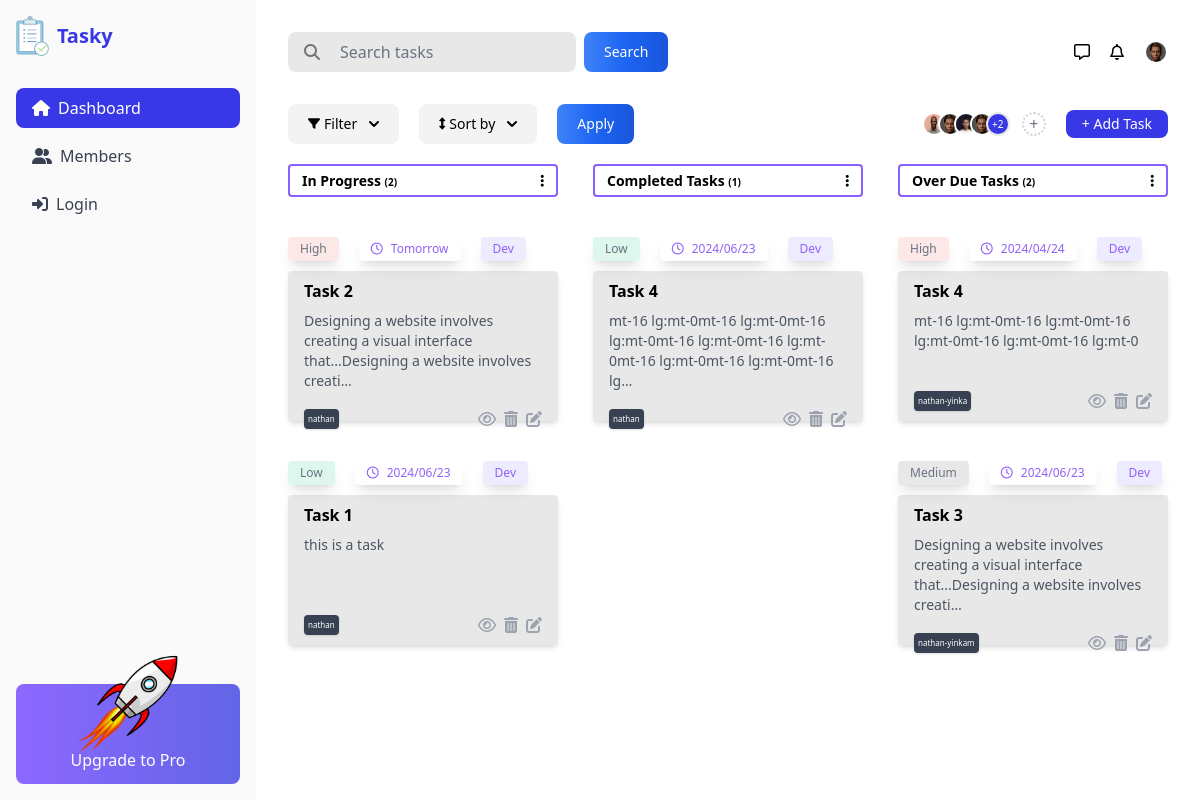
Before: / with the older database file.
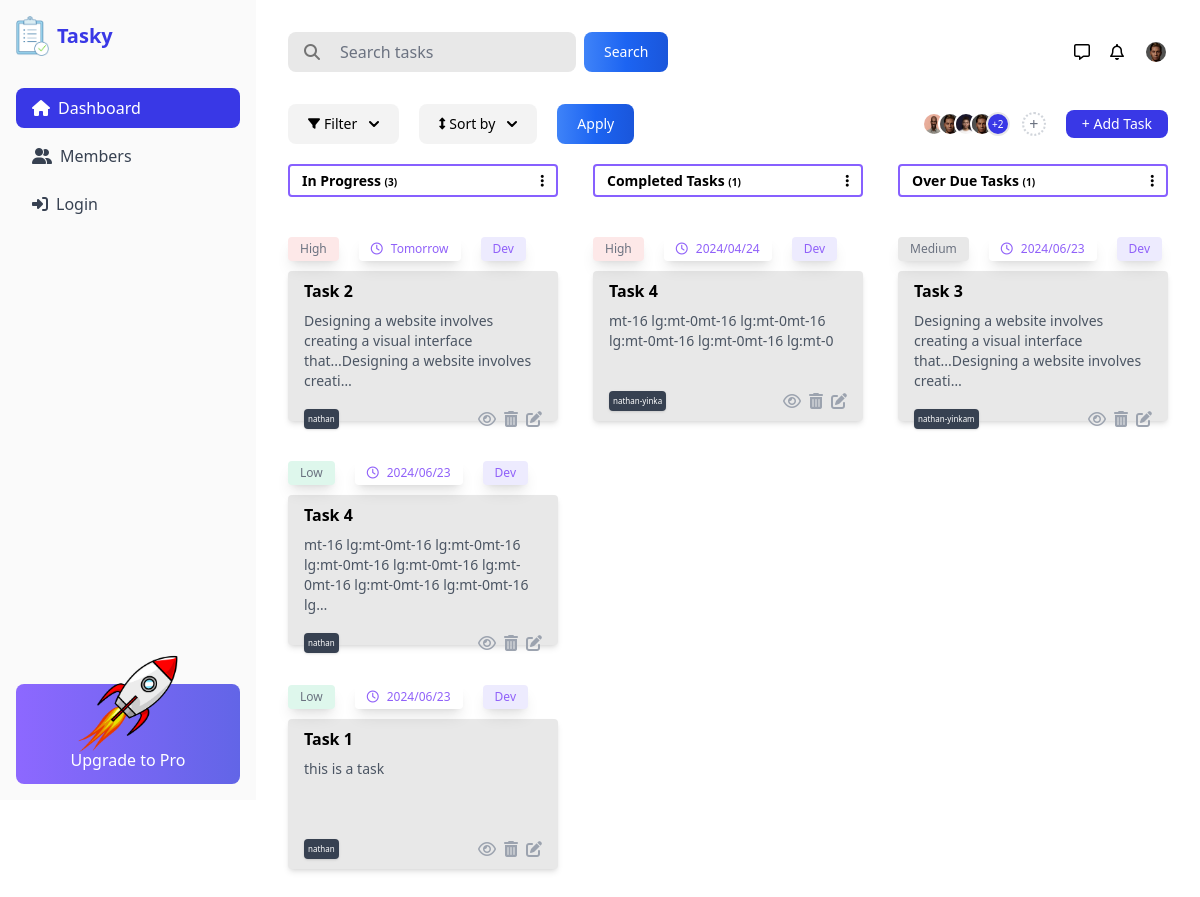
After: the same page with the newer database file.
### task/models.py (models this page shows, shortened)
class Task(models.Model):
    STATUS_CHOICES = [
        ('In Progress', 'In Progress'),
        ('Completed', 'Completed'),
        ('Overdue', 'Overdue'),
        ]
    PRIORITY_CHOICES = [
        ('Low', 'Low'),
        ('Medium', 'Medium'),
        ('High', 'High'),
    ]
    title = models.CharField(max_length=200)
    description = models.TextField()
    status = models.CharField(max_length=20, choices=STATUS_CHOICES)
    priority = models.CharField(max_length=20, choices=PRIORITY_CHOICES)
    due_date = models.DateTimeField()
    category = models.CharField(max_length=100)
    assigned_to = models.ForeignKey(User, on_delete=models.CASCADE, related_name="tasks")
    objects = TaskManager()
    def get_formatted_due_date(self):
        now = datetime.now()
        tomorrow = now + timedelta(days=1)
        if self.due_date.date() == now.date():
            return self.due_date.strftime("%I:%M %p")  # Return time alone if due today
        elif self.due_date.date() == tomorrow.date():
            return "Tomorrow"  # Return "Tomorrow" if due tomorrow
        else:
            return self.due_date.strftime("%Y/%m/%d")  # Return full date for other days

### task/views.py (the view)
# urls.py: path("", views.TaskListView.as_view(), name="home"),
class TaskListView(ListView):
    model = Task
    template_name = 'home.html'
    context_object_name = 'tasks'
    def get_context_data(self,*args, **kwargs):
        context = super().get_context_data(*args,**kwargs)
        context["completed_tasks"] = self.get_completed_task()
        context["in_progress_tasks"] = self.get_in_progress_task()
        context["overdue_tasks"] = self.get_overdue_task()
        context["categories"] = self.get_category_list()
        context["form"] = TaskForm()
        return context
    def get_completed_task(self):
        completed_tasks = Task.objects.completed()
        return completed_tasks
    def get_in_progress_task(self):
        in_progress_tasks = Task.objects.in_progress()
        return in_progress_tasks
    def get_overdue_task(self):
        overdued_tasks = Task.objects.overdue()
        return overdued_tasks
    def get_category_list(self):
        categories = Task.objects.annotate(lower_category=Lower('category')).values_list('lower_category', flat=True).distinct()
        return categories

### task/form.py
class TaskForm(forms.ModelForm):
    class Meta:
        model = Task
        fields = ['title', 'description', 'status', 'priority', 'due_date', 'category', 'assigned_to']
        widgets = {
            'due_date': forms.DateTimeInput(attrs={'type': 'datetime-local'}),
        }

### task/models.py (called while the page is built)
    def completed(self):
        return self.filter(status="Completed").order_by_priority()

    def in_progress(self):
        return self.filter(status="In Progress").order_by_priority()

    def overdue(self):
        return self.filter(status="Overdue").order_by_priority()

    def order_by_priority(self):
        priority_order = Case(
            When(priority='Low', then=1),
            When(priority='Medium', then=2),
            When(priority='High', then=3),
            output_field=IntegerField(),
        )
        return self.annotate(priority_order=priority_order).order_by('-priority_order',"-due_date")

    def get_queryset(self):
        return TaskQuerySet(self.model,using=self._db)

    def completed(self):
        return self.get_queryset().completed()

    def in_progress(self):
        return self.get_queryset().in_progress()

    def overdue(self):
        return self.get_queryset().overdue()

### templates/home.html (shortened to what the changed rows need)
{% extends "base.html" %}
{% load static %}
{% load custom_filters %}
{% block content %}
    <div class="flex flex-col lg:flex-row">
      <div class="flex-1 p-4 md:p-8 lg:ms-64">
        <div
          class="flex gap-5 flex-wrap justify-center md:justify-between items-center mb-8"
        >
        <div class="grid grid-cols-1 md:grid-cols-2 lg:grid-cols-3 gap-x-[35px] justify-between">
            <div>
                <div
                  class="flex justify-between items-center gap-1 text-[14px] font-semibold border-2 border-borderColor px-3  py-1 rounded mb-4"
                >
                  <h2>In Progress <span class="text-[10px]" id="in_progress_count_con">({{ in_progress_tasks.count }})</span></h2>
                </div>
                <div id="in_progress_tasks" class="!min-h-[50vh] sortable-list" data-column="In Progress">
                {% for task in in_progress_tasks  %}
                    <div class="mt-10" data-task-id="{{ task.id }}">
                  <div class="flex gap-5 mb-2.5">
                    <span class="text-xs text-gray-500 py-1 px-3 rounded  shadow-lg {{ task.priority|priority_color }} "
                      >{{ task.priority }}</span
                    >
                    <span class="text-xs text-purple-500 py-1 px-3 rounded shadow-lg"
                      ><i class="far fa-clock me-2"></i>{{ task.get_formatted_due_date }}</span
                    >
                    <span
                      class="text-xs bg-purple-100 text-purple-500 py-1 px-3 rounded  shadow-lg"
                      >{{ task.category|title }}</span
                    >
                  </div>
                  <div class="bg-darkGray p-4 rounded shadow-md mb-4 flex flex-col h-[150px] justify-between py-2">
                   <div>
                    <h3 class="font-semibold mb-2">{{ task.title|title }}</h3>
                    <p class="text-sm text-gray-600 mb-4">
                      {{ task.description|truncatechars:100  }}
                    </p>
                   </div>
                   <div class="">
                    <div class="flex items-center justify-between ">
                    <div class="text-[8px] bg-[#374151] p-1 shadow rounded text-white">
                        {{ task.assigned_to.username }}
                    </div>
                        <div class="flex space-x-2">
                          <button class="text-gray-400 hover:text-gray-600">
                            <i class="far fa-eye"></i>
                          </button>
                          <button class="text-gray-400 hover:text-gray-600">
                            <i class="fas fa-trash-alt"></i>
                          </button>
                          <button class="text-gray-400 hover:text-gray-600">
                            <i class="fas fa-edit"></i>
                          </button>
                        </div>
                      </div>
                   </div>
                  </div>
                </div>
                {% empty %}
                <div class="flex justify-center bg-darkGray text-sm rounded mt-10">
                    <p class="text-sm">No Task In progress</p>
                </div>
                {% endfor %}
              </div>
            </div>
          <div>
            <div
              class="flex justify-between items-center gap-1 text-[14px] font-semibold border-2 border-borderColor px-3  py-1 rounded mb-4 mt-16 md:mt-0"
            >
              <h2>Completed Tasks <span class="text-[10px]" id="completed_counnt_con">({{ completed_tasks.count }})</span></h2>
            </div>
            <div id="completed_tasks_con" class="min-h-[50vh] sortable-list" data-column="Completed">
            {% for task in completed_tasks %}
            <div class="mt-10" data-task-id="{{ task.id }}">
              <div class="flex gap-5 mb-2.5">
                <span class="text-xs text-gray-500 py-1 px-3 rounded  shadow-lg {{ task.priority|priority_color }} "
                  >{{ task.priority }}</span
                >
                <span class="text-xs text-purple-500 py-1 px-3 rounded shadow-lg"
                  ><i class="far fa-clock me-2"></i>{{ task.get_formatted_due_date }}</span
                >
                <span
                  class="text-xs bg-purple-100 text-purple-500 py-1 px-3 rounded  shadow-lg"
                  >{{ task.category|title }}</span
                >
              </div>
              <div class="bg-darkGray p-4 rounded shadow-md mb-4 flex flex-col h-[150px] justify-between py-2">
               <div>
                <h3 class="font-semibold mb-2">{{ task.title|title }}</h3>
                <p class="text-sm text-gray-600 mb-4">
                  {{ task.description|truncatechars:100  }}
                </p>
               </div>
               <div class="">
                <div class="flex items-center justify-between ">
                <div class="text-[8px] bg-[#374151] p-1 shadow rounded text-white">
                    {{ task.assigned_to.username }}
                </div>
                    <div class="flex space-x-2">
                      <button class="text-gray-400 hover:text-gray-600">
                        <i class="far fa-eye"></i>
                      </button>
                      <button class="text-gray-400 hover:text-gray-600">
                        <i class="fas fa-trash-alt"></i>
                      </button>
                      <button class="text-gray-400 hover:text-gray-600">
                        <i class="fas fa-edit"></i>
                      </button>
                    </div>
                  </div>
               </div>
              </div>
            </div>
            {% empty %}
            <div class="flex justify-center bg-darkGray text-sm rounded mt-10">
                <p class="text-sm">No Completed Task</p>
            </div>
            {% endfor %}
        </div>
          </div>
          <div>
            <div
              class="flex justify-between items-center gap-1 text-[14px] font-semibold border-2 border-borderColor px-3  py-1 rounded mb-4 mt-16 lg:mt-0"
            >
              <h2>Over Due Tasks <span class="text-[10px]" id="overdue_count_con">({{ overdue_tasks.count }})</span></h2>
            </div>
            <div id="overdue_task_con" class="min-h-[50vh] sortable-list" data-column="Overdue">
            {% for task in overdue_tasks %}
            <div class="mt-10" data-task-id="{{ task.id }}">
              <div class="flex gap-5 mb-2.5">
                <span class="text-xs text-gray-500 py-1 px-3 rounded  shadow-lg {{ task.priority|priority_color }} "
                  >{{ task.priority }}</span
                >
                <span class="text-xs text-purple-500 py-1 px-3 rounded shadow-lg"
                  ><i class="far fa-clock me-2"></i>{{ task.get_formatted_due_date }}</span
                >
                <span
                  class="text-xs bg-purple-100 text-purple-500 py-1 px-3 rounded  shadow-lg"
                  >{{ task.category|title }}</span
                >
              </div>
              <div class="bg-darkGray p-4 rounded shadow-md mb-4 flex flex-col h-[150px] justify-between py-2">
               <div>
                <h3 class="font-semibold mb-2">{{ task.title|title }}</h3>
                <p class="text-sm text-gray-600 mb-4">
                  {{ task.description|truncatechars:100  }}
                </p>
               </div>
               <div class="">
                <div class="flex items-center justify-between ">
                <div class="text-[8px] bg-[#374151] p-1 shadow rounded text-white">
                    {{ task.assigned_to.username }}
                </div>
                    <div class="flex space-x-2">
                      <button class="text-gray-400 hover:text-gray-600">
                        <i class="far fa-eye"></i>
                      </button>
                      <button class="text-gray-400 hover:text-gray-600">
                        <i class="fas fa-trash-alt"></i>
                      </button>
                      <button class="text-gray-400 hover:text-gray-600">
                        <i class="fas fa-edit"></i>
                      </button>
                    </div>
                  </div>
               </div>
              </div>
            </div>
            {% empty %}
            <div class="flex justify-center bg-darkGray text-sm rounded mt-10">
                <p class="text-sm">No Over Dued Task</p>
            </div>
            {% endfor %}
        </div>
          </div>
        </div>
      </div>
    </div>
    {% endblock content %}

Changed rows visible on the page:
changed Task (number 2 of 5 on the later page): moves from the list under "Completed Tasks (1)" to the list under "In Progress (3)"
changed Task "mt-16 lg:mt-0mt-16 lg:mt-0mt-16 lg:mt-0mt-16 lg:mt-0mt-16 lg:mt-0": moves from the list under "Over Due Tasks (2)" to the list under "Completed Tasks (1)"
Other visible differences:
{{ in_progress_tasks.count }}: "2" → "3"
{{ overdue_tasks.count }}: "2" → "1"
